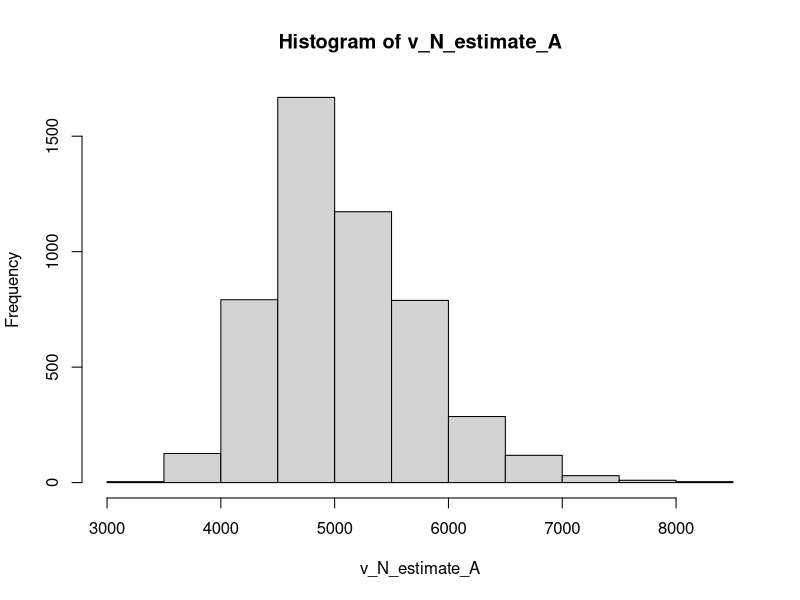
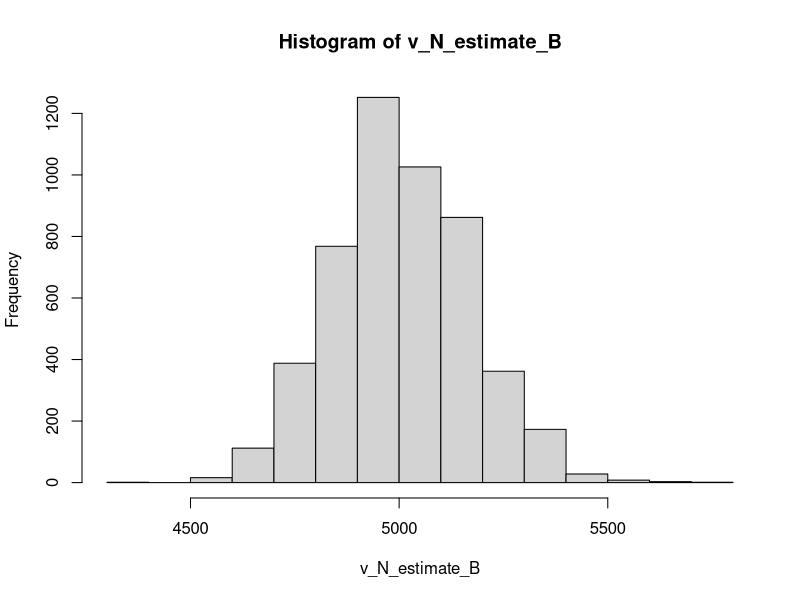

These figures' R source, in order:
## ---- chunk 1
knitr::opts_chunk$set(echo = TRUE)
## ---- chunk 2
N <- 1000
m <- 100
K <- 100
fish_vector <- vector(length=N)

individuals_1 <- sample(N,m)
fish_vector[individuals_1] <- 1

individuals_2 <- sample(N,K)
r <- sum(fish_vector[individuals_2])

(m*K)/r
## ---- chunk 3
runif(5)
## ---- chunk 4
set.seed(617353)
runif(5)
## ---- chunk 5
set.seed(Sys.time())
runif(5)
## ---- chunk 6
sample.int(100,size=10,replace=FALSE)
## ---- chunk 7
N <- 1000
m <- 100
K <- 100

v_r <- vector(length=5000)
v_N <- vector(length=5000)

for(i in 1:length(v_r)){
  
  fish_vector <- vector(length=N)
  
  individuals_1 <- sample(N,m)
  fish_vector[individuals_1] <- 1
  
  individuals_2 <- sample(N,K)
  r <- sum(fish_vector[individuals_2])
  
  v_r[i] <- r
  v_N[i] <- m*K/r
  
}

mean(v_r)
mean(v_N)
## ---- chunk 8
N_treatmentA <- 5000
m_treatmentA <- 500
K_treatmentA <- 500

v_r_treatmentA <- vector(length=5000)
v_N_estimate_A <- vector(length=5000)

for(i in 1:length(v_r_treatmentA)){
  
  fish_vector <- vector(length=N_treatmentA)
  
  individuals_1 <- sample(N_treatmentA,m_treatmentA)
  fish_vector[individuals_1] <- 1
  
  individuals_2 <- sample(N_treatmentA,K_treatmentA)
  r_recapture_i <- sum(fish_vector[individuals_2])
  
  v_r_treatmentA[i] <- r_recapture_i
  
  v_N_estimate_A[i] <- m_treatmentA*K_treatmentA/r_recapture_i
  
}
## ---- chunk 9
N_treatmentB <- 5000
m_treatmentB <- 1500
K_treatmentB <- 1500

v_r_treatmentB <- vector(length=5000)
v_N_estimate_B <- vector(length=5000)

for(i in 1:length(v_r_treatmentB)){
  
  fish_vector <- vector(length=N_treatmentB)
  
  individuals_1 <- sample(N_treatmentB,m_treatmentB)
  fish_vector[individuals_1] <- 1
  
  individuals_2 <- sample(N_treatmentB,K_treatmentB)
  r_recapture_i <- sum(fish_vector[individuals_2])
  
  v_r_treatmentB[i] <- r_recapture_i
  
  v_N_estimate_B[i] <- m_treatmentB*K_treatmentB/r_recapture_i
  
}
## ---- chunk 10
hist(v_N_estimate_A)
mean(v_N_estimate_A)
hist(v_N_estimate_B)
mean(v_N_estimate_B)
## ---- chunk 11
v_observations <- rnorm(100,mean=14.5,sd=2.5)
mean(v_observations)
## ---- chunk 12
v_bootstrap <- sample(v_observations,100,replace=TRUE)
mean(v_bootstrap)
## ---- chunk 13
v_bootstrap_means <- vector(length=500)

for(i_ in 1:length(v_bootstrap_means)){
  v_bootstrap_i <- sample(v_observations,100,replace=TRUE)
  v_bootstrap_means[i_] <- mean(v_bootstrap_i)
}

var(v_bootstrap_means)
